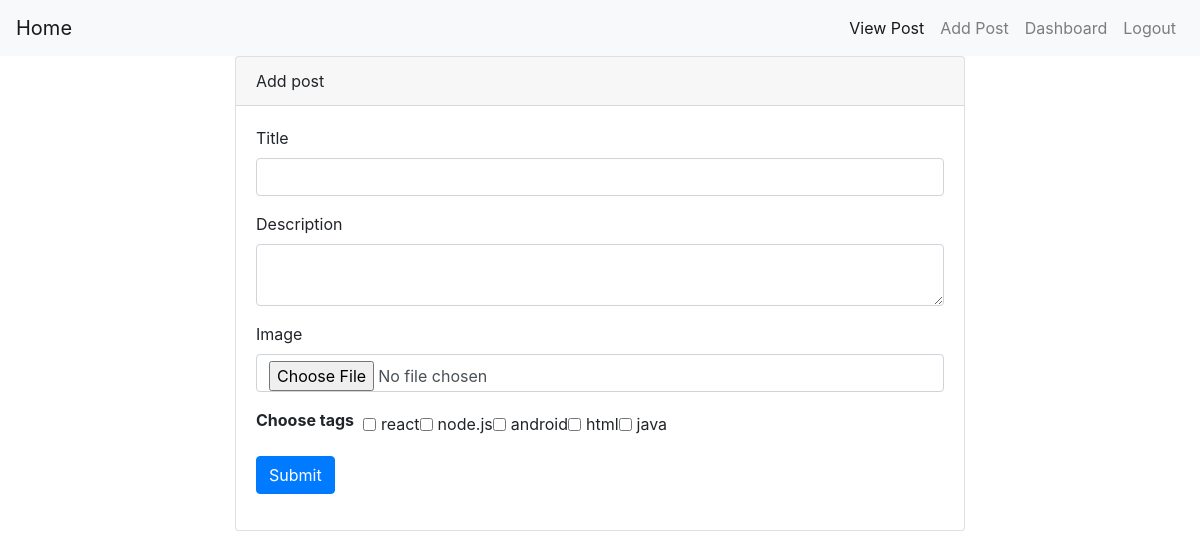
Screenshot of /add.php (signed in) with the database file from the repository.
### tables this page shows
CREATE TABLE `tags` (
  `id` int(11) NOT NULL,
  `tag` varchar(60) NOT NULL
);

### Tag.php (called while the page is built, shortened)
<?php
class Tag{
	private $db;
	public function __construct($db ){
		$this->db = $db;
	}
	public function getAllTags(){
		$sql = "SELECT * FROM tags";
		$result = mysqli_query($this->db,$sql);
		return $result;
	}
}

### add.php (the view, shortened to what this page needs)
<?php
    include('header.php');
?>
<?php
    include('post.php');
?>
<?php
  include('Tag.php');
 ?>
 <?php
     $tags = new Tag($db);
     ?>
<div class="container">
	<div class="row justify-content-center">
		<div class="col-md-8">
			<form action="add.php" method="POST" enctype="multipart/form-data">
			<div class="card">
				<div class="card-header">Add post</div>
				<div class="card-body">
					<div class="form-group">
						<label for="title">Title</label>
						<input type="text" name="title" class="form-control">
					</div>
					<div class="form-group">
						<label for="description">Description</label>
						<textarea cols="10" id="editor" name="description" class="form-control"></textarea>
					</div>
					<div class="form-group">
						<label for="image">Image</label>
						<input type="file" name="image" class="form-control">
					</div>
          <div class="form-group form-check-inline">
            <label for="image"><b>Choose tags</b>&nbsp;&nbsp;</label>
            <?php  foreach($tags->getAllTags() as $tag){ ?>
              <input type="checkbox" name="tags[]" class="form-check-input" value="<?php echo $tag['id'] ?>"><?php echo $tag['tag']; ?>
            <?php } ?>
          </div>
					<div class="form-group">
						<button type="submit" name="btnSubmit" class="btn btn-primary">Submit</button>
					</div>
				</div>
			</div>
		</form>
		</div>
	</div>
</div>

### rows the page displays
tags: tag "react"
tags: tag "node.js"
tags: tag "android"
tags: tag "html"
tags: tag "java"
